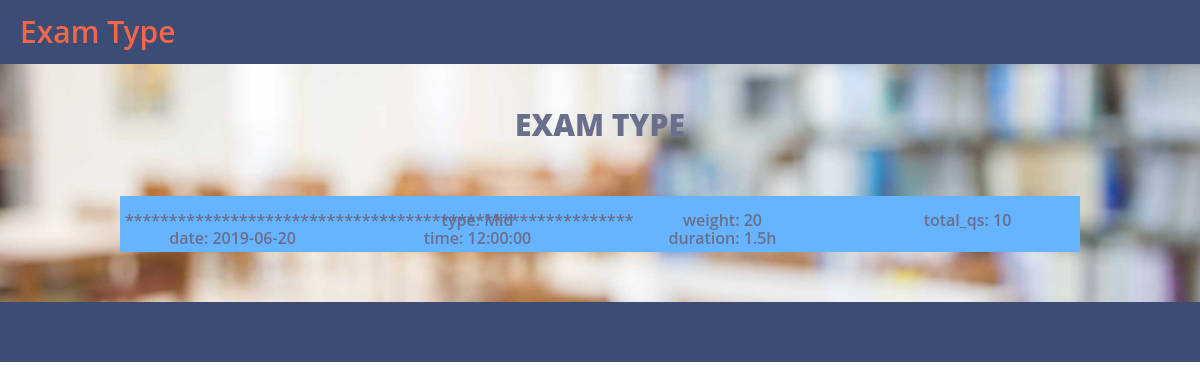
Page /studentView/exam.php?user=CSE421 on the committed database.
### tables this page shows
CREATE TABLE `exam` (
  `c_code` varchar(15) NOT NULL,
  `exam_id` varchar(10) NOT NULL,
  `type` varchar(5) NOT NULL,
  `weight` int(11) DEFAULT NULL,
  `total_qs` char(3) NOT NULL,
  `date` date DEFAULT NULL,
  `time` time DEFAULT NULL,
  `duration` varchar(6) DEFAULT NULL
);

### studentView/exam.php (the view, shortened to what this page needs)
<html lang="en">
  <head>
      <link href="css/bootstrap.min.css" rel="stylesheet"/>
      <link href="css/font-awesome.min.css" rel="stylesheet"/>
      <link href="css/animate.min.css" rel="stylesheet"/>
      <link href="css/main.css" rel="stylesheet"/>
  </head>
  <body>
	<section id="header">
		<div class="row">
			<div class="col-md-2" style="font-size: 30px;color:#F2674A;"> Exam Type</div>
			<div class="col-md-10" style="text-align: right">
			</div>
		</div>
	</section>
	<section id = "section1">
		<div class="title"> Exam type </div>
		<div style="margin-left:10%; margin-right:10%; margin-top:50px; margin-bottom:50px;text-align:center;background:#66b3ff;">
			<div class="row" style="padding:5px;">
			</div>
			<?php
			require_once("DBconnect.php");
			$curse=$_GET['user'];
			$sql = "SELECT type, weight,total_qs, date, time, duration FROM exam WHERE c_code='$curse';";
			$result = mysqli_query($conn, $sql);
				while($row = mysqli_fetch_array($result)){
			?>
			<div class="row" style="padding:5px;">
			<div class="col-md-3"> <?php echo "**********************************************************"; ?> </div>
				<div class="col-md-3"> <?php echo "type:"; ?> <?php echo $row[0]; ?> </div>
				<div class="col-md-3">  <?php echo "weight:"; ?>  <?php echo $row[1]; ?> </div>
				<div class="col-md-3">  <?php echo "total_qs:"; ?>  <?php echo $row[2]; ?> </div>
				<div class="col-md-3">  <?php echo "date:"; ?>  <?php echo $row[3]; ?> </div>
				<div class="col-md-3">  <?php echo "time:"; ?>  <?php echo $row[4]; ?> </div>
				<div class="col-md-3">  <?php echo "duration:"; ?>  <?php echo $row[5]; ?> </div>
			</div>
			<?php
				}
			?>
		</div>
	</section>
	<section id="footer">
	</section>
  </body>
</html>

### css/main.css (style rules this page uses)
#header { background-color: rgba(40,57,101,.9); color: white; font: 600 18px/24px 'Open Sans',sans-serif; padding: 20px; padding-top: 20px; }
#section1 { background-image: url("../img/bg1.jpg"); background-color: rgba(40,57,101,.5); background-position: center; background-size: cover; background-repeat:no-repeat; position: relative; overflow: hidden; }
.title { width: 100%; padding: 12px 20px; margin-top: 40px; text-align:center; text-transform: Uppercase; font-weight: 800; font-size: 30px; }
#footer { background-color: rgba(40,57,101,.9); color: white; font: 600 12px/14px 'Open Sans',sans-serif; padding: 20px; padding-top: 40px; }
body { margin:0; color:#6a6f8c; font:600 16px/18px 'Open Sans',sans-serif; }
*,:after,:before { box-sizing:border-box }

### rows in the picture
exam: type "Mid", weight "20", total_qs "10", date "2019-06-20", time "12:00:00", duration "1.5h"
